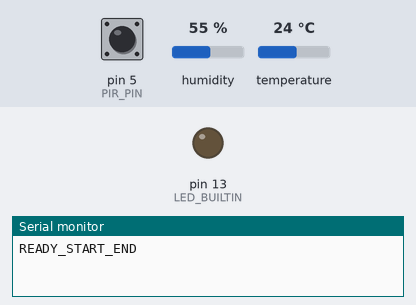
The sketch below on a simulated Arduino Uno, built with avr-gcc and run on an emulated ATmega328P. Shown: output pins drawn as LEDs (lit = HIGH), the last lines printed to the serial monitor. Dashed ring = blinking. The test bench sets the inputs (shaded band); at power-on: pin 5 (PIR_PIN) LOW, humidity 55 %, temperature 24 °C.

Above: at 1.2 s.
1.3 s: pin 5 (PIR_PIN) driven HIGH
At 2.5 s:
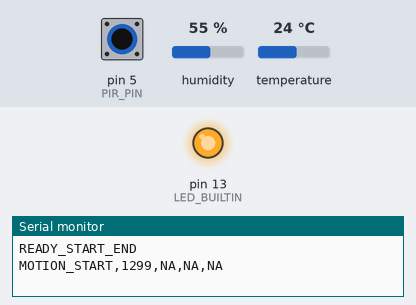
2.8 s: pin 5 (PIR_PIN) driven LOW
At 3.7 s:
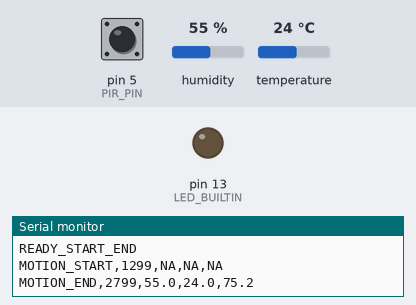
4.3 s: pin 5 (PIR_PIN) pulsed HIGH 2 times (0.12 s each, 0.3 s apart)
At 4.36 s:
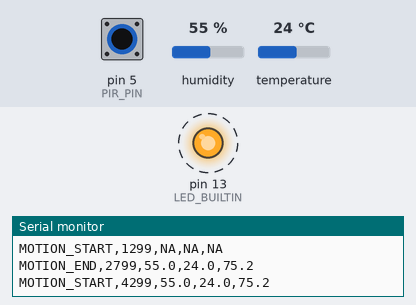
Timing chart, 0 to 7.3 s (numbered marks = the images above; inputs shaded):
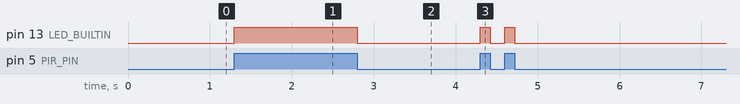

Measured:
- after the input at 1.3 s, pin 13 (LED_BUILTIN): LOW → HIGH at once
- after the input at 2.8 s, pin 13 (LED_BUILTIN): HIGH → LOW at once
- after the input at 4.3 s, pin 13 (LED_BUILTIN): alternates HIGH for 0.12 s and LOW for 0.18 s, 4 changes in all, then stays LOW, starting at once

The sketch:

Torpor_V3.ino
```cpp
#include <DHT.h>

#define PIR_PIN   5
#define DHT_PIN   3
#define DHTTYPE   DHT11

DHT dht(DHT_PIN, DHTTYPE);

int lastPirState = LOW;
unsigned long lastDhtReadMs = 0;
const unsigned long DHT_MIN_INTERVAL_MS = 2000;  // 2 s

// cache last good DHT readings
float lastHumidity = NAN;
float lastTempC    = NAN;
float lastTempF    = NAN;

void setup() {
  Serial.begin(115200);

  pinMode(PIR_PIN, INPUT);
  pinMode(LED_BUILTIN, OUTPUT);

  dht.begin();
  Serial.println("READY_START_END");
}

void updateDhtCacheIfNeeded() {
  unsigned long now = millis();
  if (now - lastDhtReadMs >= DHT_MIN_INTERVAL_MS) {
    lastDhtReadMs = now;

    float h = dht.readHumidity();
    float tC = dht.readTemperature();
    float tF = dht.readTemperature(true);

    if (!isnan(h) && !isnan(tC) && !isnan(tF)) {
      lastHumidity = h;
      lastTempC    = tC;
      lastTempF    = tF;
    }
  }
}

void printDhtCsv(unsigned long ms) {
  Serial.print(ms);
  Serial.print(",");

  if (isnan(lastHumidity) || isnan(lastTempC) || isnan(lastTempF)) {
    Serial.print("NA,NA,NA");
  } else {
    Serial.print(lastHumidity, 1);
    Serial.print(",");
    Serial.print(lastTempC, 1);
    Serial.print(",");
    Serial.print(lastTempF, 1);
  }
  Serial.println();
}

void loop() {
  int pirState = digitalRead(PIR_PIN);
  unsigned long now = millis();

  // Always keep DHT cache reasonably fresh
  updateDhtCacheIfNeeded();

  // Rising edge: motion started
  if (pirState == HIGH && lastPirState == LOW) {
    digitalWrite(LED_BUILTIN, HIGH);

    Serial.print("MOTION_START,");
    printDhtCsv(now);
  }

  // Falling edge: motion ended
  if (pirState == LOW && lastPirState == HIGH) {
    digitalWrite(LED_BUILTIN, LOW);

    Serial.print("MOTION_END,");
    printDhtCsv(now);
  }

  lastPirState = pirState;
}
```
